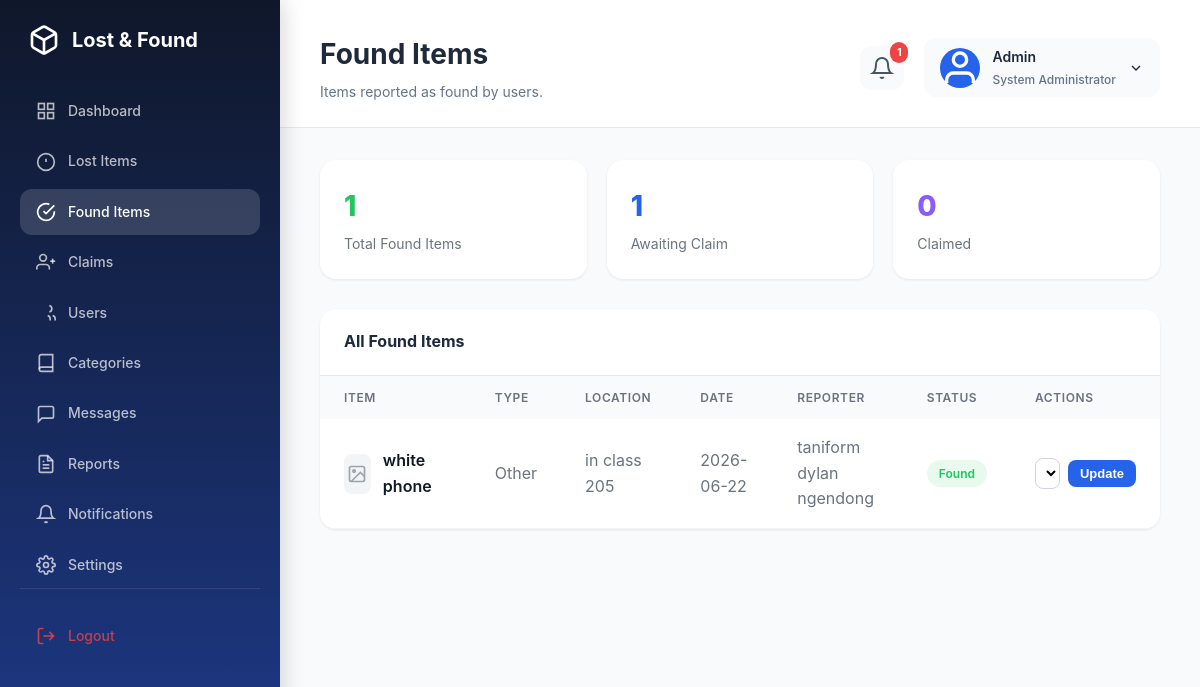
The page /admin/found-items (signed in) on the database its author committed.
### tables this page shows
CREATE TABLE items (
        id INTEGER PRIMARY KEY AUTOINCREMENT,
        type TEXT NOT NULL,
        name TEXT NOT NULL,
        location TEXT NOT NULL,
        date TEXT NOT NULL,
        reporter TEXT,
        email TEXT,
        status TEXT NOT NULL,
        notes TEXT,
        created_at TEXT NOT NULL DEFAULT CURRENT_TIMESTAMP
    , user_id INTEGER, image TEXT);

### app.py (the view)
@app.route('/admin/found-items')
@admin_required
def admin_found_items():
    conn = get_db_connection()
    items = conn.execute("SELECT * FROM items WHERE status IN ('Found', 'Claimed') ORDER BY created_at DESC").fetchall()
    conn.close()
    return render_template('admin/found-items.html', items=items)

### app.py (called while the page is built, shortened)
@app.context_processor
def inject_unread_messages():
    unread_messages = 0
    if 'user_id' in session:
        conn = get_db_connection()
        if session.get('role') == 'Admin':
            unread_messages = conn.execute('''
                SELECT COUNT(*) as count FROM messages
                WHERE receiver_id = ? AND is_read = 0
            ''', (session['user_id'],)).fetchone()['count']
        conn.close()
    return dict(unread_messages=unread_messages)

def get_db_connection():
    conn = sqlite3.connect('database/lostfound.db')
    conn.row_factory = sqlite3.Row
    return conn

def admin_required(f):
    @wraps(f)
    def decorated_function(*args, **kwargs):
        if 'user_id' not in session:
            return redirect(url_for('login'))
        if session.get('role') != 'Admin':
            flash('Access denied. Admin only.', 'error')
            return redirect(url_for('index'))
        return f(*args, **kwargs)
    return decorated_function

### templates/admin/found-items.html (shortened to what this page needs)
{% extends "admin/base.html" %}
{% block page_title %}Found Items{% endblock %}
{% block welcome_message %}Items reported as found by users.{% endblock %}
{% block content %}
<div class="admin-stats" style="display:grid;grid-template-columns:repeat(3,1fr);gap:20px;margin-bottom:30px;">
    <div class="stat-box" style="background:white;padding:24px;border-radius:16px;box-shadow:0 1px 3px rgba(0,0,0,0.08);">
        <div style="font-size:28px;font-weight:800;color:#22C55E;">{{ items|length }}</div>
        <div style="font-size:14px;color:#6B7280;margin-top:4px;">Total Found Items</div>
    </div>
    <div class="stat-box" style="background:white;padding:24px;border-radius:16px;box-shadow:0 1px 3px rgba(0,0,0,0.08);">
        <div style="font-size:28px;font-weight:800;color:#2563EB;">{{ items|selectattr('status', 'equalto', 'Found')|list|length }}</div>
        <div style="font-size:14px;color:#6B7280;margin-top:4px;">Awaiting Claim</div>
    </div>
    <div class="stat-box" style="background:white;padding:24px;border-radius:16px;box-shadow:0 1px 3px rgba(0,0,0,0.08);">
        <div style="font-size:28px;font-weight:800;color:#8B5CF6;">{{ items|selectattr('status', 'equalto', 'Claimed')|list|length }}</div>
        <div style="font-size:14px;color:#6B7280;margin-top:4px;">Claimed</div>
    </div>
</div>
<div style="background:white;border-radius:16px;box-shadow:0 1px 3px rgba(0,0,0,0.08);overflow:hidden;">
    <div style="padding:20px 24px;border-bottom:1px solid #E5E7EB;display:flex;justify-content:space-between;align-items:center;">
        <h3 style="margin:0;font-size:16px;font-weight:700;">All Found Items</h3>
    </div>
    <table style="width:100%;border-collapse:collapse;">
        <thead>
            <tr style="background:#F9FAFB;">
                <th style="padding:12px 24px;text-align:left;font-size:12px;font-weight:600;color:#6B7280;text-transform:uppercase;letter-spacing:0.05em;">Item</th>
                <th style="padding:12px 24px;text-align:left;font-size:12px;font-weight:600;color:#6B7280;text-transform:uppercase;letter-spacing:0.05em;">Type</th>
                <th style="padding:12px 24px;text-align:left;font-size:12px;font-weight:600;color:#6B7280;text-transform:uppercase;letter-spacing:0.05em;">Location</th>
                <th style="padding:12px 24px;text-align:left;font-size:12px;font-weight:600;color:#6B7280;text-transform:uppercase;letter-spacing:0.05em;">Date</th>
                <th style="padding:12px 24px;text-align:left;font-size:12px;font-weight:600;color:#6B7280;text-transform:uppercase;letter-spacing:0.05em;">Reporter</th>
                <th style="padding:12px 24px;text-align:left;font-size:12px;font-weight:600;color:#6B7280;text-transform:uppercase;letter-spacing:0.05em;">Status</th>
                <th style="padding:12px 24px;text-align:left;font-size:12px;font-weight:600;color:#6B7280;text-transform:uppercase;letter-spacing:0.05em;">Actions</th>
            </tr>
        </thead>
        <tbody>
            {% if items %}
                {% for item in items %}
                <tr style="border-bottom:1px solid #F3F4F6;">
                    <td style="padding:16px 24px;">
                        <div style="display:flex;align-items:center;gap:12px;">
                            {% if item.image %}
                                <img src="{{ url_for('uploaded_file', filename=item.image) }}" alt="" style="width:40px;height:40px;border-radius:8px;object-fit:cover;">
                            {% else %}
                                <div style="width:40px;height:40px;border-radius:8px;background:#F3F4F6;display:flex;align-items:center;justify-content:center;">
                                    <svg width="20" height="20" viewBox="0 0 24 24" fill="none" stroke="#9CA3AF" stroke-width="2"><rect x="3" y="3" width="18" height="18" rx="2"/><circle cx="8.5" cy="8.5" r="1.5"/><polyline points="21 15 16 10 5 21"/></svg>
                                </div>
                            {% endif %}
                            <span style="font-weight:600;color:#111827;">{{ item.name }}</span>
                        </div>
                    </td>
                    <td style="padding:16px 24px;color:#6B7280;">{{ item.type }}</td>
                    <td style="padding:16px 24px;color:#6B7280;">{{ item.location }}</td>
                    <td style="padding:16px 24px;color:#6B7280;">{{ item.date }}</td>
                    <td style="padding:16px 24px;color:#6B7280;">{{ item.reporter }}</td>
                    <td style="padding:16px 24px;">
                        <span style="display:inline-block;padding:4px 12px;border-radius:20px;font-size:12px;font-weight:600;background:{{ 'rgba(34,197,94,0.1);color:#22C55E' if item.status == 'Found' else ('rgba(139,92,246,0.1);color:#8B5CF6' if item.status == 'Claimed' else 'rgba(239,68,68,0.1);color:#EF4444') }};">{{ item.status }}</span>
                    </td>
                    <td style="padding:16px 24px;">
                        <form method="POST" action="{{ url_for('admin_item_update', item_id=item.id) }}" style="display:inline-flex;gap:8px;align-items:center;">
                            <select name="status" style="padding:6px 10px;border:1px solid #D1D5DB;border-radius:8px;font-size:13px;">
                                <option value="Found" {% if item.status == 'Found' %}selected{% endif %}>Found</option>
                            </select>
                            <button type="submit" style="padding:6px 12px;background:#2563EB;color:white;border:none;border-radius:8px;font-size:13px;font-weight:600;cursor:pointer;">Update</button>
                        </form>
                    </td>
                </tr>
                {% endfor %}
            {% else %}
                <tr>
                    <td colspan="7" style="padding:40px;text-align:center;color:#9CA3AF;">No found items reported.</td>
                </tr>
            {% endif %}
        </tbody>
    </table>
</div>
{% endblock %}

### static/css/style.css (style rules this page uses)
* { margin:0; padding:0; box-sizing:border-box; }
:root { --primary:#2563eb; --primary-deep:#1d4ed8; --primary-light:#3b82f6; --secondary:#10b981; --secondary-deep:#059669; --accent:#f59e0b; --danger:#ef4444; --navy:#111827; --surface:#ffffff; --surface-soft:#f8fbff; --surface-alt:#f1f5f9; --border:#e2e8f0; --border-light:#dbeafe; --text-primary:#1e293b; --text-secondary:#64748b; --text-muted:#94a3b8; --shadow-sm:0 1px 2px rgba(0,0,0,0.05); --shadow-md:0 4px 6px rgba(0,0,0,0.07); --shadow-lg:0 10px 15px rgba(0,0,0,0.1); --shadow-xl:0 20px 25px rgba(0,0,0,0.15); --radius-sm:8px; --radius-md:12px; --radius-lg:16px; --radius-xl:20px; }
body { font-family: 'Segoe UI', -apple-system, BlinkMacSystemFont, Arial, sans-serif; background: radial-gradient(circle at top, rgba(148,163,184,0.12), transparent 25%), linear-gradient(135deg, #f8fbff 0%, #edf4ff 45%, #fdfefe 100%); color:var(--text-primary); line-height:1.6; min-height:100vh; }
input, select, textarea { width:100%; border:1px solid var(--border); border-radius:var(--radius-md); padding:12px 16px; font-size:15px; background:var(--surface); transition:border-color 0.3s ease, box-shadow 0.3s ease; }

### static/css/admin.css (style rules this page uses)
* { margin: 0; padding: 0; box-sizing: border-box; }
:root { --primary: #2563EB; --primary-dark: #1E3A8A; --success: #22C55E; --warning: #F59E0B; --danger: #EF4444; --purple: #8B5CF6; --cyan: #06B6D4; --gray-900: #1E293B; --gray-800: #334155; --gray-700: #475569; --gray-600: #64748B; --gray-500: #94A3B8; --gray-400: #CBD5E1; --gray-300: #E2E8F0; --gray-200: #F1F5F9; --gray-100: #F8FAFC; --white: #ffffff; --shadow-sm: 0 1px 2px rgba(0, 0, 0, 0.05); --shadow: 0 4px 6px -1px rgba(0, 0, 0, 0.1); --shadow-lg: 0 10px 15px -3px rgba(0, 0, 0, 0.1); --shadow-xl: 0 20px 25px -5px rgba(0, 0, 0, 0.1); --radius-sm: 8px; --radius: 12px; --radius-lg: 16px; --sidebar-gradient: linear-gradient(180deg, #0F172A 0%, #1E3A8A 100%); }
.admin-body { margin: 0; padding: 0; font-family: 'Inter', -apple-system, BlinkMacSystemFont, 'Segoe UI', Roboto, 'Helvetica Neue', Arial, sans-serif; background: #F8FAFC; }

### rows shown on the page
items: name "white phone", type "Other", location "in class 205", date "2026-06-22", reporter "taniform dylan ngendong", status "Found"

### other values the page prints
{{ unread_messages }} "1"
{{ session.get('name', 'Admin') }} "Admin"
{{ items|length }} "1"
{{ items|selectattr('status', 'equalto', 'Found')|list|length }} "1"
{{ items|selectattr('status', 'equalto', 'Claimed')|list|length }} "0"
